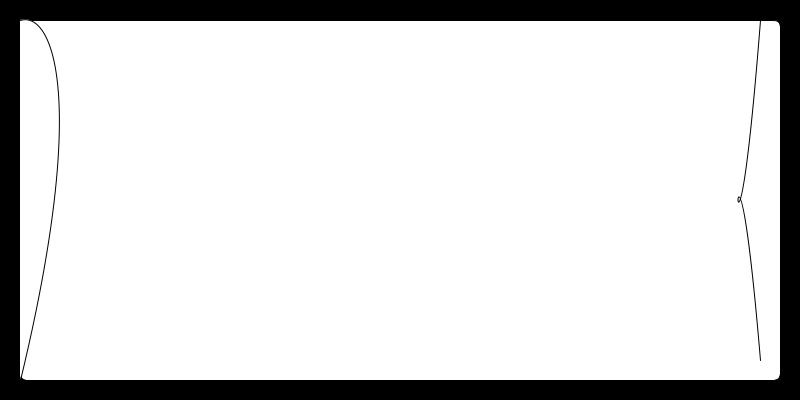
Frame 1 (no input)
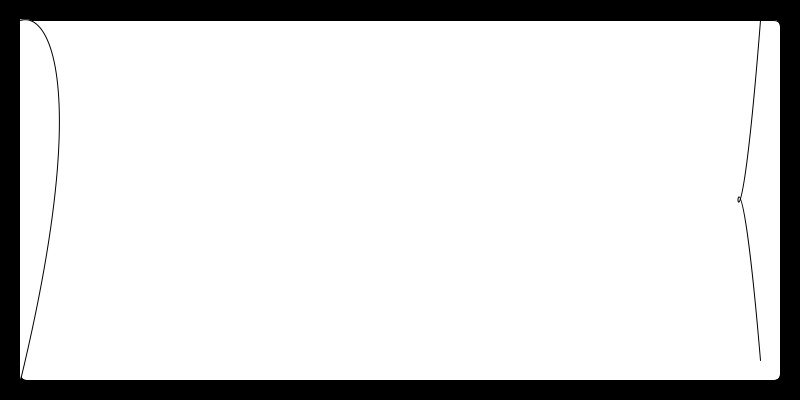
Frame 60 (the mouse pressed at the canvas centre just before this capture)
Frame 120 (the mouse held since frame 60 and released just before this capture): identical to frame 60, image omitted

The Processing sketch that drew these frames (run headless with seeded random() and noise(); from frame 60 on, the mouse is pressed at the canvas centre):

// Processing sketch: firstdraft_pde
// ── firstdraft_pde.pde
void setup()
{
  size(800,400);
  background(0);
}

void draw()
{
  rect(20,20,760,360,7);
  bezier(20, 20, 50, 10, 90, 90,20, 380);
  bezier(760, 360, 730, 5, 730, 400,760, 20);
}
